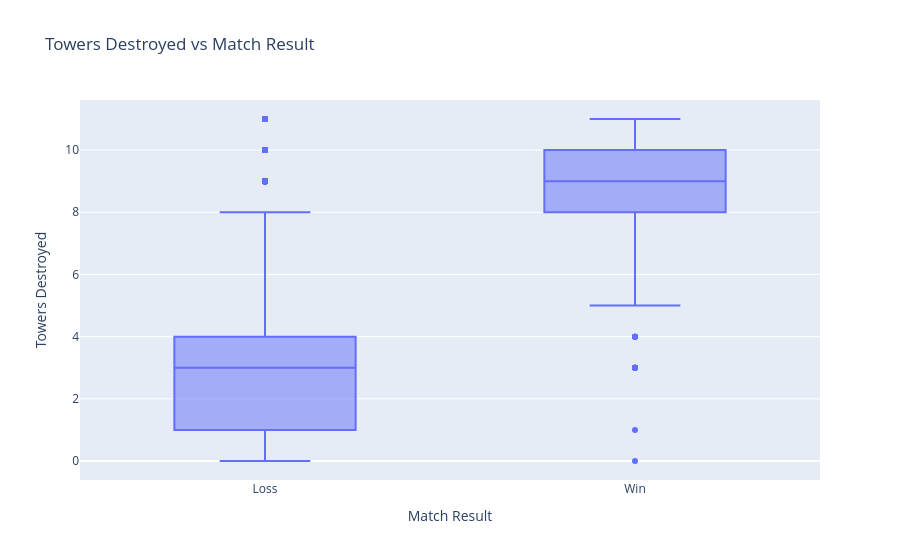

Notebook cell for this chart:
### Markdown cell above
### Bivariate Analysis
#### Towers vs Win

### Code cell
lol_team['match_result'] = lol_team['result'].map({0: 'Loss', 1: 'Win'})
fig_tower_win = px.box(
    lol_team,
    x='match_result',
    y='towers',
    title='Towers Destroyed vs Match Result',
    labels={
        'match_result': 'Match Result',
        'towers': 'Towers Destroyed'
    }
)
fig_tower_win.show()

### Figure 1 — Plotly figure (JSON) as saved in the notebook; plotly's stock layout.template omitted (floating-point values rounded to 4 significant figures; data arrays with more than 128 entries replaced by an {"elided": "..."} marker saying what was removed)
{"data": [{"alignmentgroup": "True", "hovertemplate": "Match Result=%{x}<br>Towers Destroyed=%{y}<extra></extra>", "legendgroup": "", "marker": {"color": "#636efa"}, "name": "", "notched": false, "offsetgroup": "", "orientation": "v", "showlegend": false, "type": "box", "x": {"elided": "25058 str values"}, "x0": " ", "xaxis": "x", "y": {"elided": "25058 int values"}, "y0": " ", "yaxis": "y"}], "layout": {"boxmode": "group", "legend": {"tracegroupgap": 0}, "title": {"text": "Towers Destroyed vs Match Result"}, "xaxis": {"anchor": "y", "domain": [0, 1], "title": {"text": "Match Result"}}, "yaxis": {"anchor": "x", "domain": [0, 1], "title": {"text": "Towers Destroyed"}}}}
